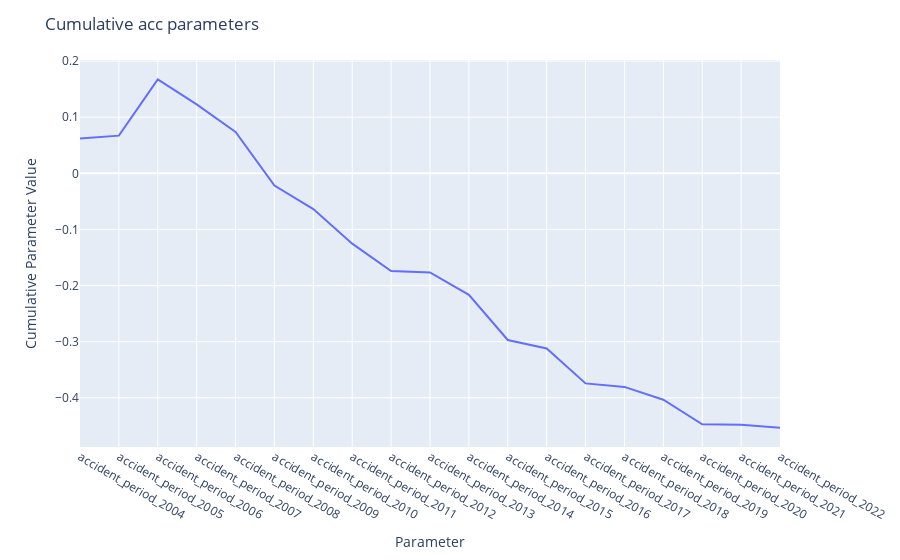

The notebook cell this image was saved under:
### Code cell
# but the actual fitted parameters include regularization terms that smooth out some of these bumps
r.tweedie.PlotParameter('acc')

### Figure 1 — Plotly figure (JSON) as saved in the notebook; plotly's stock layout.template omitted (floating-point values rounded to 4 significant figures)
{"data": [{"customdata": [[0.06187], [0.005236], [0.1003], [-0.04452], [-0.04906], [-0.0956], [-0.04188], [-0.06166], [-0.04898], [-0.002417], [-0.03989], [-0.08045], [-0.01498], [-0.0623], [-0.006239], [-0.02281], [-0.04376], [-0.0007172], [-0.005348]], "hovertemplate": "parameter=%{x}<br>cumsum=%{y}<br>value=%{customdata[0]}<extra></extra>", "legendgroup": "", "line": {"color": "#636efa", "dash": "solid"}, "marker": {"symbol": "circle"}, "mode": "lines", "name": "", "orientation": "v", "showlegend": false, "type": "scatter", "x": ["accident_period_2004", "accident_period_2005", "accident_period_2006", "accident_period_2007", "accident_period_2008", "accident_period_2009", "accident_period_2010", "accident_period_2011", "accident_period_2012", "accident_period_2013", "accident_period_2014", "accident_period_2015", "accident_period_2016", "accident_period_2017", "accident_period_2018", "accident_period_2019", "accident_period_2020", "accident_period_2021", "accident_period_2022"], "xaxis": "x", "y": [0.06187, 0.06711, 0.1674, 0.1229, 0.07382, -0.02178, -0.06367, -0.1253, -0.1743, -0.1767, -0.2166, -0.2971, -0.312, -0.3743, -0.3806, -0.4034, -0.4471, -0.4479, -0.4532], "yaxis": "y"}], "layout": {"legend": {"tracegroupgap": 0}, "margin": {"t": 60}, "title": {"text": "Cumulative acc parameters"}, "xaxis": {"anchor": "y", "domain": [0, 1], "title": {"text": "Parameter"}}, "yaxis": {"anchor": "x", "domain": [0, 1], "title": {"text": "Cumulative Parameter Value"}}}}
